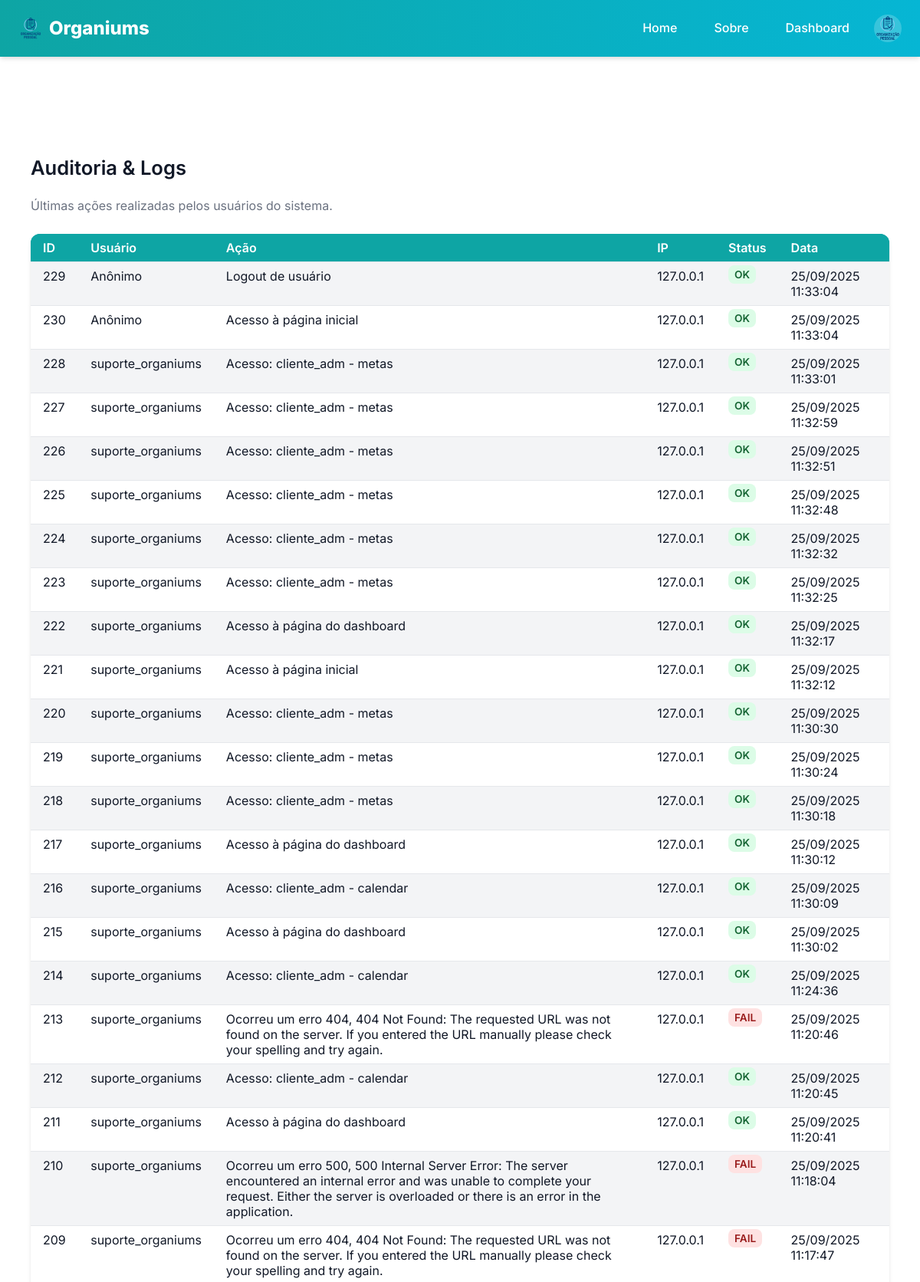
/admin/logs (signed in, upper part), run on the app's committed database.
### models.py (models this page shows, shortened)
class User(UserMixin, db.Model):
    __tablename__ = "user"
    id = db.Column(db.Integer, primary_key=True)
    username = db.Column(db.String(50), unique=True, index=True, nullable=False)
    name = db.Column(db.String(120), nullable=False)
    email = db.Column(db.String(120), unique=True, index=True, nullable=False)
    password_hash = db.Column(db.String(128))
    avatar = db.Column(db.String(200))
    role = db.Column(db.String(30), default="cliente", nullable=False)
    company_id = db.Column(db.Integer, db.ForeignKey('company.id'), nullable=True)
    def is_admin(self):
        return self.role == "admin"

class Log(db.Model):
    __tablename__ = "log"
    id = db.Column(db.Integer, primary_key=True)
    user_id = db.Column(db.Integer, db.ForeignKey('user.id'), nullable=True)
    action = db.Column(db.String(255), nullable=False)
    ip_address = db.Column(db.String(45))
    status = db.Column(db.String(20), default="ok")
    created_at = db.Column(db.DateTime, default=db.func.current_timestamp())
    user = db.relationship('User', backref='logs')

### app/views.py (the view)
@bp.route('/admin/logs')
@login_required
def admin_logs():
    if not current_user.is_admin():
        abort(403)
    logs = Log.query.order_by(Log.created_at.desc()).limit(500).all()  # últimos 500
    register_log("Acesso à página de auditoria/logs")
    return render_template('admin/logs.html', logs=logs)

### app/utils.py (called while the page is built)
def register_log(action, status="ok"):
    user_id = current_user.id if current_user.is_authenticated else None
    ip_address = request.remote_addr
    log = Log(
        user_id=user_id,
        action=action,
        ip_address=ip_address,
        status=status
    )
    db.session.add(log)
    db.session.commit()

### manage.py (called while the page is built)
def create_app(config_object=None):
    app = Flask(__name__, template_folder='app/templates', static_folder='app/static')
    app.config.from_object(config_object or Config)
    db.init_app(app)
    migrate.init_app(app, db)
    login.init_app(app)
    from models import User
    @login.user_loader
    def load_user(user_id):
        return User.query.get(int(user_id))
    from app.views import bp as app_bp
    from api.views import bp as api_bp
    app.register_blueprint(app_bp)
    app.register_blueprint(api_bp, url_prefix='/api')
    app.config['MAX_CONTENT_LENGTH'] = 2 * 1024 * 1024
    register_error_handlers(app)
    @app.shell_context_processor
    def make_shell_context():
        return {'db': db, 'User': User}
    return app

### app/templates/admin/logs.html (shortened to what this page needs)
{% extends 'base.html' %}
{% block include_css %}
<link rel="stylesheet" href="{{ url_for('static', filename='css/admin_logs.css') }}">
{% endblock %}
{% block content %}
<div class="logs-container">
  <h2>Auditoria & Logs</h2>
  <p class="subtitle">Últimas ações realizadas pelos usuários do sistema.</p>
  <table class="logs-table">
    <thead>
      <tr>
        <th>ID</th>
        <th>Usuário</th>
        <th>Ação</th>
        <th>IP</th>
        <th>Status</th>
        <th>Data</th>
      </tr>
    </thead>
    <tbody>
      {% for log in logs %}
      <tr>
        <td>{{ log.id }}</td>
        <td>{{ log.user.username if log.user else "Anônimo" }}</td>
        <td>{{ log.action }}</td>
        <td>{{ log.ip_address }}</td>
        <td>
          <span class="status {{ 'error' if log.status == 'fail' else 'ok' }}">
            {{ log.status }}
          </span>
        </td>
        <td>{{ log.created_at.strftime("%d/%m/%Y %H:%M:%S") }}</td>
      </tr>
      {% else %}
      <tr>
        <td colspan="6">Nenhum log registrado.</td>
      </tr>
      {% endfor %}
    </tbody>
  </table>
</div>
{% endblock %}

### app/templates/components/header.html (shortened to what this page needs)
<header class="site-header">
  <div class="header-wrap">
    <a class="brand" href="{{ url_for('app_bp.home') }}">
      <img class="brand-logo" src="{{ url_for('static', filename='img/logo.png') }}" alt="Organiums" width="32" height="32">
      Organiums
    </a>
    <nav class="desktop-nav">
      <a class="nav-link" href="{{ url_for('app_bp.home') }}">Home</a>
      <a class="nav-link" href="{{ url_for('app_bp.about') }}">Sobre</a>
      {% if current_user.is_authenticated %}
        <a class="nav-link" href="{{ url_for('app_bp.dashboard') }}">Dashboard</a>
        <div class="user-menu">
          {% if current_user.avatar %}
            <img src="{{ current_user.avatar }}" alt="Avatar de {{ current_user.name }}" width="32" height="32" class="user-avatar">
          {% else %}
            <div class="user-avatar placeholder-avatar">{{ current_user.name[0]|upper }}</div>
          {% endif %}
        </div>
      {% else %}
        <a class="nav-link" href="{{ url_for('app_bp.login') }}">Entrar</a>
        <a class="nav-link" href="{{ url_for('app_bp.register') }}">Cadastrar</a>
      {% endif %}
    </nav>
  </div>
</header>

### app/static/css/main.css (style rules this page uses)
* { box-sizing: border-box; }
body { font-family: 'Inter', system-ui, Arial, sans-serif; background: var(--bg); color: var(--fg); margin: 0; padding: 0; line-height: 1.6; }

### app/static/css/admin_logs.css (style rules this page uses)
.logs-container { max-width: var(--container-width); margin: var(--spacing-xl) auto; padding: var(--spacing-lg); }
.logs-container h2 { margin-bottom: var(--spacing-sm); font-size: 1.6rem; font-weight: 600; }
.logs-container .subtitle { color: var(--muted); margin-bottom: var(--spacing-lg); }
.logs-table { width: 100%; border-collapse: collapse; background: var(--bg-light); box-shadow: var(--shadow); border-radius: var(--radius-lg); overflow: hidden; }
.logs-table th, .logs-table td { padding: var(--spacing-sm) var(--spacing-md); text-align: left; border-bottom: 1px solid #e5e7eb; }
.logs-table th { background: var(--brand-primary); color: white; font-weight: 600; }
.status { padding: 4px 8px; border-radius: var(--radius); font-size: 0.85rem; font-weight: 600; text-transform: uppercase; }
.status.ok { background: #dcfce7; color: #166534; }
.status.error { background: #fee2e2; color: #991b1b; }

### app/static/css/vars.css (style rules this page uses)
:root { --bg: #ffffff; --fg: #111827; --brand-primary: #0ea5a4; --brand-secondary: #06b6d4; --brand-dark: #0d9488; --muted: #6b7280; --muted-light: #9ca3af; --bg-light: #f3f4f6; --radius: 8px; --radius-lg: 12px; --shadow: 0 4px 6px -1px rgba(0, 0, 0, 0.1), 0 2px 4px -1px rgba(0, 0, 0, 0.06); --shadow-md: 0 10px 15px -3px rgba(0, 0, 0, 0.1), 0 4px 6px -2px rgba(0, 0, 0, 0.05); --container-width: 1200px; --spacing-xs: 4px; --spacing-sm: 8px; --spacing-md: 16px; --spacing-lg: 24px; --spacing-xl: 32px; --transition: all 0.3s ease; }

### app/static/css/components/header.css (style rules this page uses)
.site-header { background: linear-gradient(90deg, var(--brand-primary), var(--brand-secondary)); color: white; position: sticky; top: 0; z-index: 1000; box-shadow: var(--shadow); }
.header-wrap { max-width: var(--container-width); margin: 0 auto; display: flex; justify-content: space-between; align-items: center; padding: var(--spacing-md) var(--spacing-lg); }
.brand { font-weight: 800; color: white; text-decoration: none; font-size: 1.5rem; display: flex; align-items: center; gap: var(--spacing-sm); }
.brand-logo { height: 32px; width: auto; }
.desktop-nav { display: flex; align-items: center; gap: var(--spacing-md); }
.nav-link { color: white; text-decoration: none; font-weight: 500; padding: var(--spacing-sm) var(--spacing-md); border-radius: var(--radius); transition: var(--transition); position: relative; }
.nav-link::after { content: ''; position: absolute; bottom: 0; left: 50%; width: 0; height: 2px; background-color: white; transition: var(--transition); transform: translateX(-50%); }
.user-menu { display: flex; align-items: center; gap: var(--spacing-sm); position: relative; }
.user-avatar { width: 36px; height: 36px; border-radius: 50%; background-color: rgba(255, 255, 255, 0.2); display: flex; align-items: center; justify-content: center; font-weight: 600; cursor: pointer; }

### app/static/css/pages/public/ajuda.css (style rules this page uses)
table { width: 100%; border-collapse: collapse; margin-bottom: var(--spacing-xl); }
thead { background: var(--brand-primary); color: white; }
thead th { padding: var(--spacing-sm); text-align: left; }
tbody tr { background: var(--bg-light); border-bottom: 1px solid var(--muted-light); }
tbody td { padding: var(--spacing-sm); vertical-align: top; }
tbody tr:nth-child(even) { background: var(--bg); }

### data on the page
User: avatar (picture)
Log: id "229", user "Anônimo", action "Logout de usuário", ip_address "127.0.0.1", status "OK", created_at "25/09/2025 11:33:04"
Log: id "230", user "Anônimo", action "Acesso à página inicial", ip_address "127.0.0.1", status "OK", created_at "25/09/2025 11:33:04"
Log: id "228", user "suporte_organiums", action "Acesso: cliente_adm - metas", ip_address "127.0.0.1", status "OK", created_at "25/09/2025 11:33:01"
Log: id "227", user "suporte_organiums", action "Acesso: cliente_adm - metas", ip_address "127.0.0.1", status "OK", created_at "25/09/2025 11:32:59"
Log: id "226", user "suporte_organiums", action "Acesso: cliente_adm - metas", ip_address "127.0.0.1", status "OK", created_at "25/09/2025 11:32:51"
Log: id "225", user "suporte_organiums", action "Acesso: cliente_adm - metas", ip_address "127.0.0.1", status "OK", created_at "25/09/2025 11:32:48"
Log: id "224", user "suporte_organiums", action "Acesso: cliente_adm - metas", ip_address "127.0.0.1", status "OK", created_at "25/09/2025 11:32:32"
Log: id "223", user "suporte_organiums", action "Acesso: cliente_adm - metas", ip_address "127.0.0.1", status "OK", created_at "25/09/2025 11:32:25"
Log: id "222", user "suporte_organiums", action "Acesso à página do dashboard", ip_address "127.0.0.1", status "OK", created_at "25/09/2025 11:32:17"
Log: id "221", user "suporte_organiums", action "Acesso à página inicial", ip_address "127.0.0.1", status "OK", created_at "25/09/2025 11:32:12"
Log: id "220", user "suporte_organiums", action "Acesso: cliente_adm - metas", ip_address "127.0.0.1", status "OK", created_at "25/09/2025 11:30:30"
Log: id "219", user "suporte_organiums", action "Acesso: cliente_adm - metas", ip_address "127.0.0.1", status "OK", created_at "25/09/2025 11:30:24"
Log: id "218", user "suporte_organiums", action "Acesso: cliente_adm - metas", ip_address "127.0.0.1", status "OK", created_at "25/09/2025 11:30:18"
Log: id "217", user "suporte_organiums", action "Acesso à página do dashboard", ip_address "127.0.0.1", status "OK", created_at "25/09/2025 11:30:12"
Log: id "216", user "suporte_organiums", action "Acesso: cliente_adm - calendar", ip_address "127.0.0.1", status "OK", created_at "25/09/2025 11:30:09"
Log: id "215", user "suporte_organiums", action "Acesso à página do dashboard", ip_address "127.0.0.1", status "OK", created_at "25/09/2025 11:30:02"
Log: id "214", user "suporte_organiums", action "Acesso: cliente_adm - calendar", ip_address "127.0.0.1", status "OK", created_at "25/09/2025 11:24:36"
Log: id "213", user "suporte_organiums", action "Ocorreu um erro 404, 404 Not Found: The requested URL was not found on the server. If you entered the URL manually please check your spelling and try again.", ip_address "127.0.0.1", status "FAIL", created_at "25/09/2025 11:20:46"
Log: id "212", user "suporte_organiums", action "Acesso: cliente_adm - calendar", ip_address "127.0.0.1", status "OK", created_at "25/09/2025 11:20:45"
Log: id "211", user "suporte_organiums", action "Acesso à página do dashboard", ip_address "127.0.0.1", status "OK", created_at "25/09/2025 11:20:41"
Log: id "210", user "suporte_organiums", action "Ocorreu um erro 500, 500 Internal Server Error: The server encountered an internal error and was unable to complete your request. Either the server is overloaded or there is an error in the application.", ip_address "127.0.0.1", status "FAIL", created_at "25/09/2025 11:18:04"
Log: id "209", user "suporte_organiums", action "Ocorreu um erro 404, 404 Not Found: The requested URL was not found on the server. If you entered the URL manually please check your spelling and try again.", ip_address "127.0.0.1", status "FAIL", created_at "25/09/2025 11:17:47"
